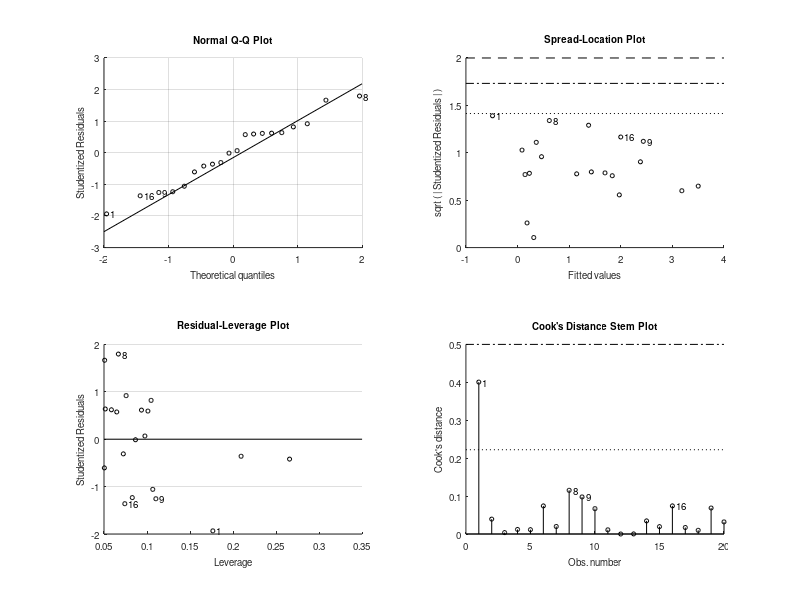

The MATLAB script that drew this image: (Note: this script raises an error after producing the figure.)
%% Code to estimate regression parameters, based on Chapter 3 of Farrell & Lewandowsky.
% If you want to try the simulated annealing you need to install the Global
% Optimization Toolbox

% Basic data parameters
rho = .8;
intercept = 1;
nDataPts = 20;

% Generate Synthetic Data
data = zeros(nDataPts,2);
data(:,2) = random('Normal',0,1,nDataPts,1);
data(:,1) = random('Normal',0,1,nDataPts,1)*sqrt(1.0-rho^2)+data(:,2)*rho + intercept;

%Do conventional regression analysis
fitlm(data(:,2),data(:,1))

% Now do numerical optimization
x0=[-1 .2];
xout = fminsearch(@(parms)rmsd(parms,data),x0) % This is the MatLab version of the Simplex solver. For funny @ thing see footnote.

%options = optimoptions(@simulannealbnd,'ReannealInterval', 1000);
%xout = simulannealbnd(fun,x0,[-3 -1],[3 1],options) % MatLab version of Simulated Annealing. 


%% Defining the getregpred, and rmsd functions. 
% These have to come at the end of a script in MatLab, although it would
% be best practice to define them in seperate files.
function [regpred]= getregpred(parms, data)
regpred = parms(1) + parms(2)*data(:,2);

figure(1) % Plot the data and current solution
plot(data(:,2),data(:,1),'ok')
hold on
line(data(:,2),regpred)
axis([min(data(:,2))-1  max(data(:,2))+1 min(data(:,1))-1 max(data(:,1))+1])
hold off
end

function [rmsdout] =  rmsd(parms,data)
preds = getregpred(parms,data);
rmsdout = sqrt(sum((preds - data(:,1)).^2)/length(preds));
end

%% Footnote
% Matlab and R handle functions in slightly different ways. 
% One difference is that in MatLab functions have their own workspaces and 
% don't see other variables unless you explicitly pass them to the fuction. 
%
% The function 'rmsd' in Farrell & Lewandowsky is defined as a function of 
% both params and data1, but in the optim function it is being thought of as
% a function of just params, with data1 held fixed. 
%
% There are various ways of getting the same effect in MatLab, but the
% easiest is probably to define a new (anonymous) function to be
% passed to the optimizer that has a single input parameter params, and
% whos value is equal to rmsd(params, data). We do that with this funny @
% symbol. Magic.